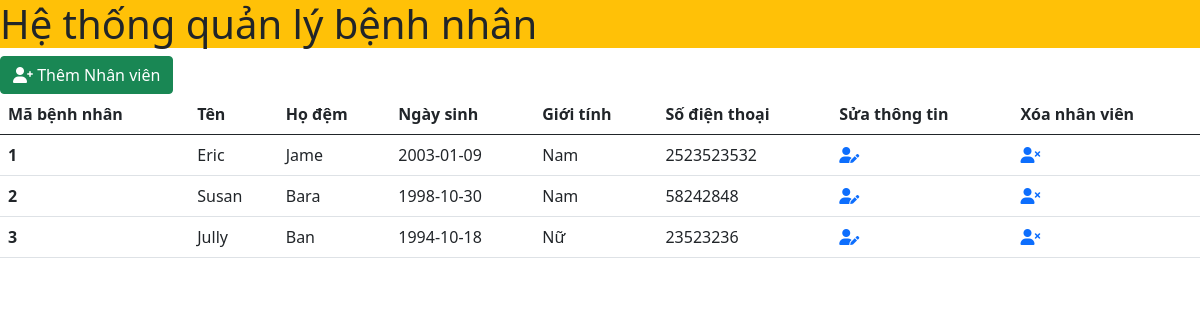
The page / on the database its author committed.
### tables this page shows
CREATE TABLE `benhnhan` (
  `patientid` int(30) NOT NULL,
  `firstname` varchar(50) NOT NULL,
  `lastname` varchar(30) NOT NULL,
  `dateofbirth` date NOT NULL,
  `gender` varchar(50) NOT NULL,
  `mobile` varchar(50) NOT NULL,
  `email` varchar(50) NOT NULL,
  `heigh` varchar(50) NOT NULL,
  `weight` varchar(50) NOT NULL,
  `blood_type` varchar(50) NOT NULL,
  `created_on` datetime NOT NULL,
  `modified_on` datetime NOT NULL
);

### index.php (the view)
<?php
    include 'header.php';
?>
  <main>
        <a href="addbn.php" class="btn btn-success"><i class="fas fa-user-plus"></i> Thêm Nhân viên</a>
        <table class="table">
            <thead>
                <tr>
                    <th scope="col">Mã bệnh nhân</th>
                    <th scope="col">Tên</th>
                    <th scope="col">Họ đệm</th>
                    <th scope="col">Ngày sinh</th>
                    <th scope="col">Giới tính</th>
                    <th scope="col">Số điện thoại</th>
                    <th scope="col">Sửa thông tin</th>
                    <th scope="col">Xóa nhân viên</th>
                </tr>
            </thead>
            <tbody>
                <?php
                    include 'connect.php';
                    $sql = "SELECT e.patientid,e.firstname,e.lastname,e.dateofbirth, e.gender, e.mobile FROM benhnhan e";
                    $result = mysqli_query($conn,$sql);
                    if(mysqli_num_rows($result)>0){
                        while($row=mysqli_fetch_assoc($result)){
                            echo '<tr>';
                            echo '<th scope="row">'.$row['patientid'].'</th>';
                            echo '<td>'.$row['firstname'].'</td>';
                            echo '<td>'.$row['lastname'].'</td>';
                            echo '<td>'.$row['dateofbirth'].'</td>';
                            echo '<td>'.$row['gender'].'</td>';
                            echo '<td>'.$row['mobile'].'</td>';
                            echo '<td><a href="update.php?id='.$row['patientid'].'"><i class="fas fa-user-edit"></i></a></td>';
                            echo '<td><a href="delete.php?id='.$row['patientid'].'"><i class="fas fa-user-times"></i></a></td>';
                            echo '</tr>';
                        }
                    }
                ?>
            </tbody>
            </table>
    </main>
<?php
    include 'footer.php';
?>

### header.php (shortened to what this page needs)
<!doctype html>
<html lang="en">
  <head>
    <link href="https://cdn.jsdelivr.net/npm/bootstrap@5.0.2/dist/css/bootstrap.min.css" rel="stylesheet">
    <link rel="stylesheet" href="https://cdnjs.cloudflare.com/ajax/libs/font-awesome/6.0.0-beta2/css/all.min.css" />
  </head>
  <body>
    <h1 class="bg-warning">Hệ thống quản lý bệnh nhân</h1>

### footer.php (shortened to what this page needs)
  </body>
</html>

### rows shown on the page
benhnhan: patientid "1", firstname "Eric", lastname "Jame", dateofbirth "2003-01-09", gender "Nam", mobile "2523523532"
benhnhan: patientid "2", firstname "Susan", lastname "Bara", dateofbirth "1998-10-30", gender "Nam", mobile "58242848"
benhnhan: patientid "3", firstname "Jully", lastname "Ban", dateofbirth "1994-10-18", gender "Nữ", mobile "23523236"
